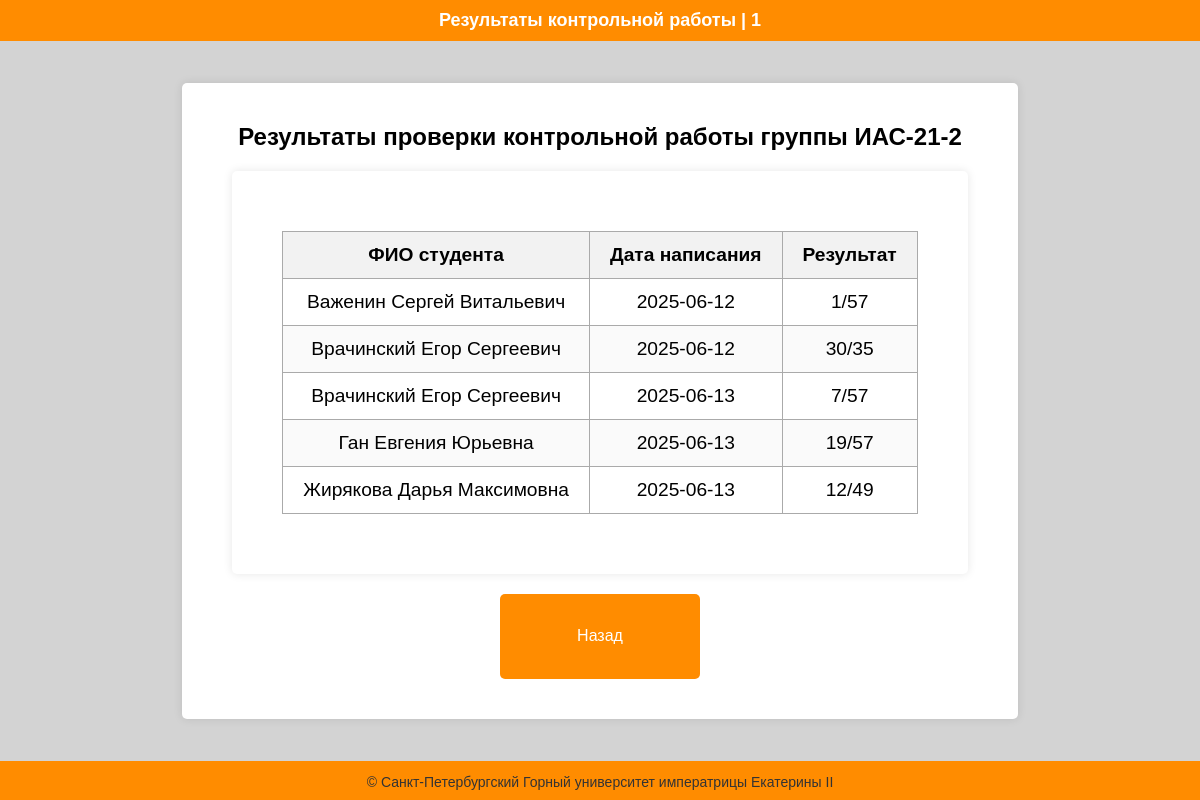
/teacher/view_results/ИАС-21-2 (signed in), run on the app's committed database.
### db_tables.py (models this page shows, shortened)
class TestResults(Base):
    __tablename__ = 'test_results'
    id_test = Column(Integer, primary_key=True, autoincrement=True)
    student_id = Column(Integer, ForeignKey('students.id_student'))
    test_score = Column(String, nullable=False)
    date = Column(Date, nullable=False)
    passed = Column(Boolean, nullable=False)
    student = relationship("Student", back_populates="test_results")

class Student(Base):
    __tablename__ = 'students'
    id_student = Column(Integer, primary_key=True, autoincrement=True)
    full_name = Column(String, nullable=False)
    group_id = Column(Integer, ForeignKey('groups.id_group'))
    group = relationship("Group", back_populates="students")
    test_results = relationship("TestResults", back_populates="student")

### routes.py (the view)
    @app.route('/teacher/view_results/<group>')
    def view_results(group):
        if not session.get('teacher_authenticated'):
            return redirect(url_for('teacher'))
        group_results = get_group_results_db(group)
        if len(group_results) == 0:
            return render_template('view_results.html', teacher=session['teacher'], group=group, message="Из данной группы еще никто не написал контрольную работу.")
        else:
            return render_template('view_results.html', teacher=session['teacher'], group=group, group_results=group_results)

### db.py (called while the page is built)
def get_group_results_db(group):
    with Session(engine) as session:
        results = (
            session.query(
                Student.full_name,
                TestResults.date,
                TestResults.test_score)
            .join(TestResults, Student.id_student == TestResults.student_id)
            .join(Group, Student.group_id == Group.id_group)
            .filter(Group.group_number == group)
            .order_by(Student.full_name, TestResults.date)
            .all()
            )
        return results

### templates/view_results.html
{% extends "base.html" %}
{% block header_title %} Результаты контрольной работы | {{teacher}}{% endblock %}
{% block content %}
        <h2>Результаты проверки контрольной работы группы {{group}}</h2>
        {% if message %}
            <h2 style="color: red;">{{ message }}</h2>
        {% else %}
        <div class="container">
            <table border="1" cellpadding="5" cellspacing="0">
                <thead>
                    <tr>
                    <th>ФИО студента</th>
                    <th>Дата написания</th>
                    <th>Результат</th>
                    </tr>
                </thead>
                <tbody>
                    {% for row in group_results %}
                    <tr>
                        <td>{{ row[0] }}</td>
                        <td>{{ row[1] }}</td>
                        <td>{{ row[2] }}</td>
                    </tr>
                    {% endfor %}
                </tbody>
            </table>
        </div>
        {% endif%}
        <div class="button-container">
            <a href="{{ url_for('teacher_dashboard') }}"><button class="button">Назад</button></a>
        </div>
{% endblock %}

### static/css/style.css (style rules this page uses)
html { height: 100%; }
body { font-family: Arial, sans-serif; margin: 0; padding: 0; background-color: #D3D3D3; color: #000000; min-height: 100%; display: flex; flex-direction: column; }
.container { max-width: 1000px; min-height: 200px; margin: 20px auto; padding: 20px 50px; background-color: white; border-radius: 5px; box-shadow: 0 0 10px rgba(0, 0, 0, 0.1); }
.container h2 { text-align: center; }
.button-container { display: flex; flex-wrap: wrap; justify-content: space-around; gap: 10px; margin: 20px 0; }
.button { display: inline-block; padding: 15px 0px; width: 200px; height: 85px; background-color: #FF8C00; color: white; text-decoration: none; border: none; border-radius: 5px; cursor: pointer; font-size: 16px; text-align: center; box-sizing: border-box; }
a { color: #FF8C00; text-decoration: none; }
table { margin: 40px auto; border-collapse: collapse; min-width: 500px; font-size: 1.2em; }
th, td { text-align: center; padding: 12px 20px; border: 1px solid #aaa; }
thead { background-color: #f2f2f2; }
tbody tr:nth-child(even) { background-color: #fafafa; }

### data on the page
TestResults: full_name "Важенин Сергей Витальевич", date "2025-06-12", test_score "1/57"
TestResults: full_name "Врачинский Егор Сергеевич", date "2025-06-12", test_score "30/35"
TestResults: full_name "Врачинский Егор Сергеевич", date "2025-06-13", test_score "7/57"
TestResults: full_name "Ган Евгения Юрьевна", date "2025-06-13", test_score "19/57"
TestResults: full_name "Жирякова Дарья Максимовна", date "2025-06-13", test_score "12/49"

### other printed values
{{ teacher }} "1"
{{ group }} "ИАС-21-2"
